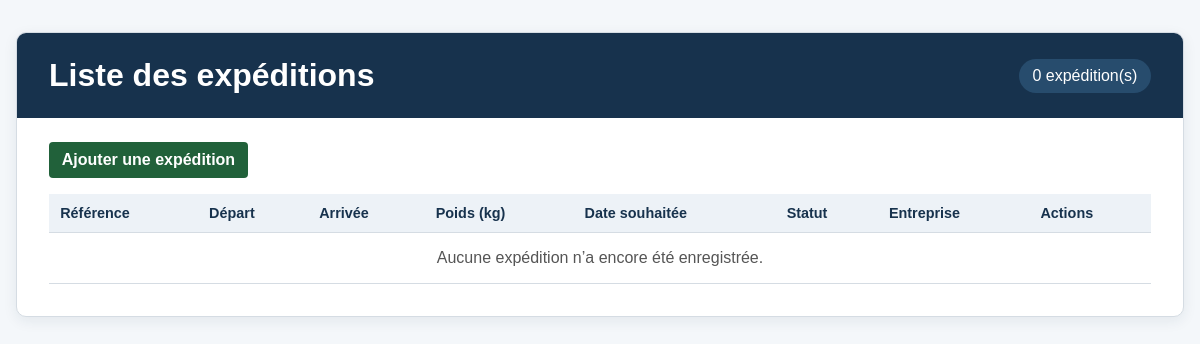
The page /expedition/list-expeditions/ on the database as committed earlier.
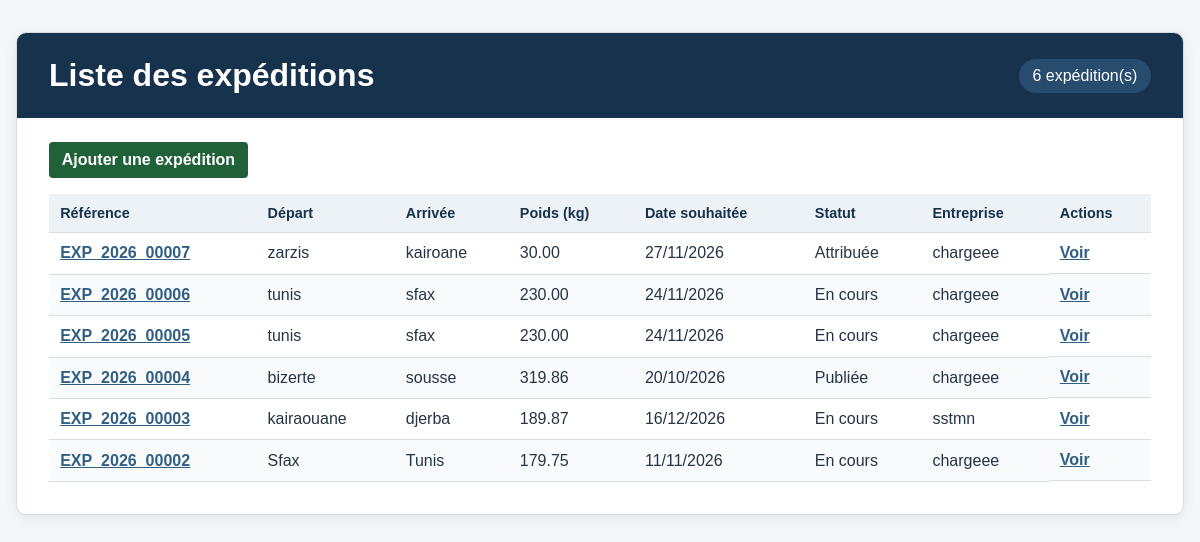
The same page on the database as committed later.
### ExpeditionApp/models.py (models this page shows, shortened)
class Expedition(models.Model):
    STATUT_CHOICES = [
        ('publiee', 'Publiée'),
        ('attribuee', 'Attribuée'),
        ('en_cours', 'En cours'),
        ('livree', 'Livrée'),
        ('annulee', 'Annulée'),
    ]
    reference = models.CharField(max_length=20, unique=True, blank=True)
    ville_depart = models.CharField(max_length=100)
    ville_arrivee = models.CharField(max_length=100)
    poids_kg = models.DecimalField(
        max_digits=10,
        decimal_places=2,
        validators=[MinValueValidator(0.01)],
    )
    date_souhaitee = models.DateField()
    description = models.TextField(blank=True)
    statut = models.CharField(max_length=20, choices=STATUT_CHOICES, default='publiee')
    entreprise = models.ForeignKey(
        Entreprise,
        on_delete=models.CASCADE,
        related_name='expeditions',
        limit_choices_to={'type_entreprise': 'chargeur'},
    )
    created_at = models.DateTimeField(auto_now_add=True)
    updated_at = models.DateTimeField(auto_now=True)
    class Meta:
        ordering = ['-created_at']

### EntrepriseApp/models.py (models this page shows, shortened)
class Entreprise(models.Model):
    raison_sociale = models.CharField(max_length=255, null=False, blank=False)
    matricule_fiscal = models.CharField(
        max_length=17,
        unique=True,
        validators=[matricule_fiscal_validator],
    )
    type_entreprise = models.CharField(
        max_length=100,
        choices=[
            ('chargeur', 'Chargeur'),
            ('transporteur', 'Transporteur'),
        ],
        default='chargeur',
    )
    adresse = models.TextField()
    created_at = models.DateTimeField(auto_now_add=True)
    updated_at = models.DateTimeField(auto_now=True)
    utilisateur = models.OneToOneField(
        Utilisateur,
        on_delete=models.CASCADE,
        related_name='entreprise',
    )

### ExpeditionApp/views.py (the view)
# urls.py: path('list-expeditions/', list_expeditions, name='list_expeditions'),
def list_expeditions(request):
    expeditions = Expedition.objects.select_related('entreprise').all()
    return render(request, 'expedition/list.html', {'expeditions': expeditions})

### templates/expedition/list.html (shortened to what this page needs)
<!DOCTYPE html>
<html lang="fr">
<head>
</head>
<body>
    <main>
        <header class="page-header">
            <h1>Liste des expéditions</h1>
            <p class="count">{{ expeditions|length }} expédition(s)</p>
        </header>
        <section class="content">
            <a class="add-button" href="{% url 'expedition_create' %}">Ajouter une expédition</a>
            <div class="table-wrapper">
                <table>
                    <thead>
                        <tr>
                            <th>Référence</th>
                            <th>Départ</th>
                            <th>Arrivée</th>
                            <th>Poids (kg)</th>
                            <th>Date souhaitée</th>
                            <th>Statut</th>
                            <th>Entreprise</th>
                            <th>Actions</th>
                        </tr>
                    </thead>
                    <tbody>
                        {% for expedition in expeditions %}
                            <tr>
                                <td>
                                    <a href="{% url 'detail_expedition_short' expedition.pk %}">{{ expedition.reference }}</a>
                                </td>
                                <td>{{ expedition.ville_depart }}</td>
                                <td>{{ expedition.ville_arrivee }}</td>
                                <td>{{ expedition.poids_kg }}</td>
                                <td>{{ expedition.date_souhaitee|date:"d/m/Y" }}</td>
                                <td>{{ expedition.get_statut_display }}</td>
                                <td>{{ expedition.entreprise.raison_sociale }}</td>
                                <td class="actions">
                                    <a href="{% url 'detail_expedition_short' expedition.pk %}">Voir</a>
                                </td>
                            </tr>
                        {% empty %}
                            <tr>
                                <td colspan="8" class="empty">
                                    Aucune expédition n’a encore été enregistrée.
                                </td>
                            </tr>
                        {% endfor %}
                    </tbody>
                </table>
            </div>
        </section>
    </main>
</body>
</html>

Rows that differ between the two databases and show on the page:
added Expedition: reference "EXP_2026_00007", ville_depart "zarzis", ville_arrivee "kairoane", poids_kg "30.00", date_souhaitee "27/11/2026", statut "Attribuée", entreprise.raison_sociale "chargeee"
added Expedition: reference "EXP_2026_00006", ville_depart "tunis", ville_arrivee "sfax", poids_kg "230.00", date_souhaitee "24/11/2026", statut "En cours", entreprise.raison_sociale "chargeee"
added Expedition: reference "EXP_2026_00005", ville_depart "tunis", ville_arrivee "sfax", poids_kg "230.00", date_souhaitee "24/11/2026", statut "En cours", entreprise.raison_sociale "chargeee"
added Expedition: reference "EXP_2026_00004", ville_depart "bizerte", ville_arrivee "sousse", poids_kg "319.86", date_souhaitee "20/10/2026", statut "Publiée", entreprise.raison_sociale "chargeee"
added Expedition: reference "EXP_2026_00003", ville_depart "kairaouane", ville_arrivee "djerba", poids_kg "189.87", date_souhaitee "16/12/2026", statut "En cours", entreprise.raison_sociale "sstmn"
added Expedition: reference "EXP_2026_00002", ville_depart "Sfax", ville_arrivee "Tunis", poids_kg "179.75", date_souhaitee "11/11/2026", statut "En cours", entreprise.raison_sociale "chargeee"
Other text that changed with them:
{{ expeditions|length }}: "0" → "6"
text no longer shown: "Aucune expédition n’a encore été enregistrée."
